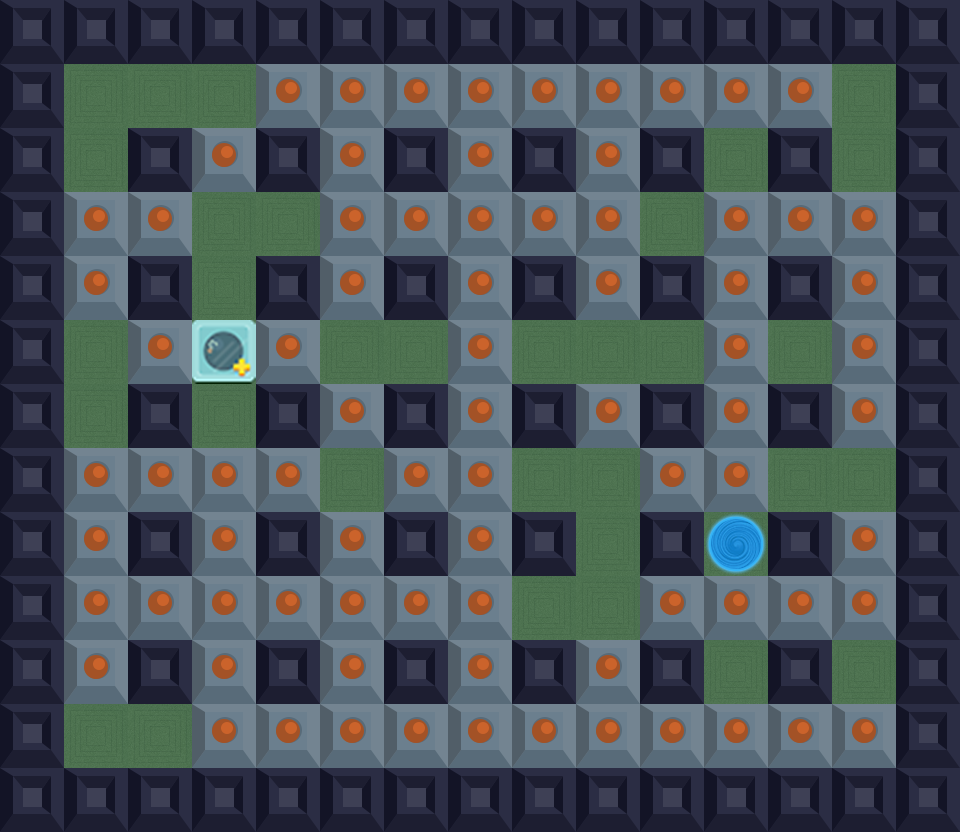

A level layout from a 2D game, rendered from its tile map. Below: a short description, then the map file with tile-grid data replaced by summaries:
An orthogonal 15x13 tile map with 64x64 px tiles, 5 tile layers (BACKGROUND_LAYER, POWER_LAYER, EXIT_LAYER, SOLID_LAYER, ...), 7 tilesets and 117 objects.

<map version="1.0" orientation="orthogonal" renderorder="left-up" width="15" height="13" tilewidth="64" tileheight="64" nextobjectid="209">
 <tileset firstgid="1" name="Solid Block" tilewidth="64" tileheight="64" tilecount="1" columns="1">
  <image source="Sprites/Blocks/SolidBlock.png" width="64" height="64" />
 </tileset>
 <tileset firstgid="2" name="Exploding Block" tilewidth="64" tileheight="64" tilecount="1" columns="1">
  <image source="Sprites/Blocks/ExplodableBlock.png" width="64" height="64" />
 </tileset>
 <tileset firstgid="3" name="Background" tilewidth="64" tileheight="64" tilecount="1" columns="1">
  <image source="Sprites/Blocks/BackgroundTile.png" width="64" height="64" />
 </tileset>
 <tileset firstgid="4" name="BombPowerUp" tilewidth="64" tileheight="64" tilecount="1" columns="1">
  <image source="Sprites/Powerups/BombPowerup.png" width="64" height="64" />
 </tileset>
 <tileset firstgid="5" name="FlamePowerUp" tilewidth="64" tileheight="64" tilecount="1" columns="1">
  <image source="Sprites/Powerups/FlamePowerup.png" width="64" height="64" />
 </tileset>
 <tileset firstgid="6" name="SpeedPowerUp" tilewidth="64" tileheight="64" tilecount="1" columns="1">
  <image source="Sprites/Powerups/SpeedPowerup.png" width="64" height="64" />
 </tileset>
 <tileset firstgid="7" name="Exit" tilewidth="64" tileheight="64" tilecount="1" columns="1">
  <image source="Sprites/Blocks/Portal.png" width="64" height="64" />
 </tileset>
 <layer name="BACKGROUND_LAYER" width="15" height="13">
  <data>[195 cells, 195 non-empty, 1 distinct tile ids]</data>
 </layer>
 <layer name="POWER_LAYER" width="15" height="13">
  <data>[195 cells, 3 non-empty, 3 distinct tile ids]</data>
 </layer>
 <layer name="EXIT_LAYER" width="15" height="13">
  <data>[195 cells, 1 non-empty, 1 distinct tile ids]</data>
 </layer>
 <layer name="SOLID_LAYER" width="15" height="13">
  <data>[195 cells, 82 non-empty, 1 distinct tile ids]</data>
 </layer>
 <layer name="EXPLODING_LAYER" width="15" height="13">
  <data>[195 cells, 79 non-empty, 1 distinct tile ids]</data>
 </layer>
 <objectgroup name="Solid">
  <properties>
   <property name="destroyable" type="bool" value="false" />
  </properties>
  <object id="2" x="0" y="0" width="960" height="64" />
  <object id="4" x="0" y="0" width="64" height="832" />
  <object id="5" x="0" y="768" width="960" height="60" />
  <object id="6" x="896" y="0" width="64" height="832" />
  <object id="23" x="128" y="128" width="64" height="64" />
  <object id="24" x="128" y="256" width="64" height="64" />
  <object id="25" x="128" y="384" width="64" height="64" />
  <object id="28" x="128" y="512" width="64" height="64" />
  <object id="29" x="128" y="640" width="64" height="64" />
  <object id="35" x="256" y="128" width="64" height="64" />
  <object id="36" x="256" y="256" width="64" height="64" />
  <object id="37" x="256" y="384" width="64" height="64" />
  <object id="38" x="256" y="512" width="64" height="64" />
  <object id="39" x="256" y="640" width="64" height="64" />
  <object id="40" x="384" y="128" width="64" height="64" />
  <object id="41" x="384" y="256" width="64" height="64" />
  <object id="42" x="384" y="384" width="64" height="64" />
  <object id="43" x="384" y="512" width="64" height="64" />
  <object id="44" x="384" y="640" width="64" height="64" />
  <object id="45" x="512" y="640" width="64" height="64" />
  <object id="46" x="512" y="512" width="64" height="64" />
  <object id="47" x="512" y="384" width="64" height="64" />
  <object id="48" x="512" y="256" width="64" height="64" />
  <object id="49" x="512" y="128" width="64" height="64" />
  <object id="50" x="640" y="640" width="64" height="64" />
  <object id="51" x="640" y="512" width="64" height="64" />
  <object id="52" x="640" y="384" width="64" height="64" />
  <object id="53" x="640" y="256" width="64" height="64" />
  <object id="54" x="640" y="128" width="64" height="64" />
  <object id="55" x="768" y="640" width="64" height="64" />
  <object id="56" x="768" y="512" width="64" height="64" />
  <object id="57" x="768" y="384" width="64" height="64" />
  <object id="58" x="768" y="256" width="64" height="64" />
  <object id="59" x="768" y="128" width="64" height="64" />
 </objectgroup>
 <objectgroup name="Exploding">
  <properties>
   <property name="destroyable" type="bool" value="true" />
  </properties>
  <object id="65" x="256" y="64" width="64" height="64" />
  <object id="79" x="128" y="192" width="64" height="64" />
  <object id="81" x="128" y="448" width="64" height="64" />
  <object id="82" x="128" y="576" width="64" height="64" />
  <object id="83" x="128" y="320" width="64" height="64" />
  <object id="85" x="320" y="640" width="64" height="64" />
  <object id="86" x="448" y="640" width="64" height="64" />
  <object id="87" x="640" y="576" width="64" height="64" />
  <object id="93" x="256" y="320" width="64" height="64" />
  <object id="94" x="384" y="192" width="64" height="64" />
  <object id="95" x="320" y="512" width="64" height="64" />
  <object id="96" x="448" y="128" width="64" height="64" />
  <object id="97" x="448" y="512" width="64" height="64" />
  <object id="98" x="512" y="192" width="64" height="64" />
  <object id="99" x="704" y="256" width="64" height="64" />
  <object id="100" x="384" y="448" width="64" height="64" />
  <object id="101" x="704" y="192" width="64" height="64" />
  <object id="104" x="640" y="448" width="64" height="64" />
  <object id="105" x="768" y="192" width="64" height="64" />
  <object id="106" x="704" y="320" width="64" height="64" />
  <object id="107" x="768" y="576" width="64" height="64" />
  <object id="108" x="320" y="64" width="64" height="64" />
  <object id="109" x="384" y="64" width="64" height="64" />
  <object id="110" x="448" y="64" width="64" height="64" />
  <object id="111" x="512" y="64" width="64" height="64" />
  <object id="112" x="576" y="64" width="64" height="64" />
  <object id="113" x="640" y="64" width="64" height="64" />
  <object id="114" x="704" y="64" width="64" height="64" />
  <object id="115" x="768" y="64" width="64" height="64" />
  <object id="118" x="832" y="192" width="64" height="64" />
  <object id="119" x="832" y="256" width="64" height="64" />
  <object id="120" x="832" y="320" width="64" height="64" />
  <object id="121" x="832" y="384" width="64" height="64" />
  <object id="123" x="832" y="512" width="64" height="64" />
  <object id="124" x="832" y="576" width="64" height="64" />
  <object id="126" x="832" y="704" width="64" height="64" />
  <object id="145" x="704" y="704" width="64" height="64" />
  <object id="146" x="320" y="704" width="64" height="64" />
  <object id="147" x="640" y="704" width="64" height="64" />
  <object id="148" x="512" y="704" width="64" height="64" />
  <object id="149" x="256" y="704" width="64" height="64" />
  <object id="150" x="576" y="704" width="64" height="64" />
  <object id="151" x="768" y="704" width="64" height="64" />
  <object id="152" x="448" y="704" width="64" height="64" />
  <object id="153" x="384" y="704" width="64" height="64" />
  <object id="154" x="192" y="704" width="64" height="64" />
  <object id="155" x="256" y="448" width="64" height="64" />
  <object id="156" x="192" y="448" width="64" height="64" />
  <object id="158" x="192" y="576" width="64" height="64" />
  <object id="159" x="192" y="512" width="64" height="64" />
  <object id="163" x="192" y="640" width="64" height="64" />
  <object id="164" x="192" y="128" width="64" height="64" />
  <object id="165" x="64" y="448" width="64" height="64" />
  <object id="167" x="64" y="576" width="64" height="64" />
  <object id="168" x="64" y="640" width="64" height="64" />
  </objectgroup>
 <objectgroup name="Power">
  <!-- 3 objects omitted --></objectgroup>
 <objectgroup name="Exit">
  <!-- 1 objects omitted --></objectgroup>
</map>
<!-- 28 of 117 objects omitted -->
